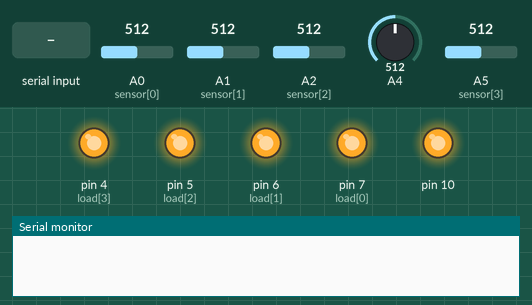
Bench run of a sketch on a simulated Arduino Uno, built with avr-gcc and run on an emulated ATmega328P. Shown: output pins drawn as LEDs (lit = HIGH), the last lines printed to the serial monitor. Inputs (shaded band) come from the test bench; at power-on: A0 (sensor[0]) = 512, A1 (sensor[1]) = 512, A2 (sensor[2]) = 512, A4 = 512, A5 (sensor[3]) = 512.

Above: at 1.2 s.
1.3 s: A0 (sensor[0]) set to 293
2.8 s: A0 (sensor[0]) set to 265
4.3 s: A0 (sensor[0]) set to 36
5.8 s: A0 (sensor[0]) set to 29
7.3 s: A0 (sensor[0]) set to 306
At 8.4 s:
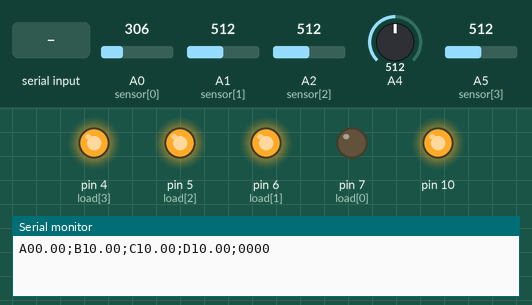
8.8 s: "P90\n" received over Serial
At 12.4 s:
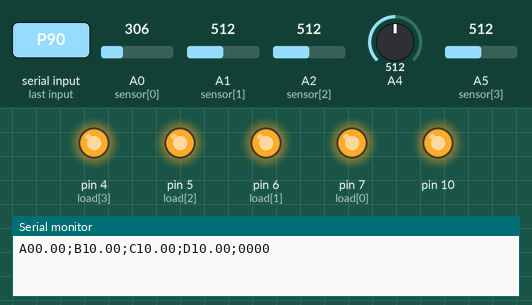
Timing chart, 0 to 12.8 s (numbered marks = the images above; inputs shaded):
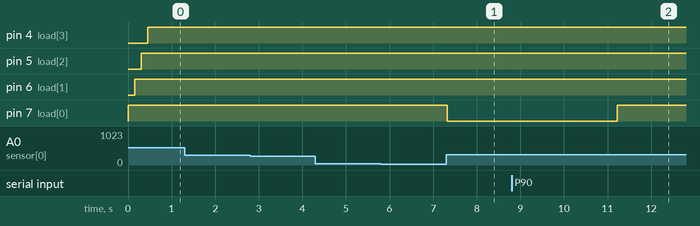

The sketch:

hiscs.ino
```cpp
#include <SPI.h>

int mVperAmp = 100;

double Voltage = 0;
double VRMS = 0;
double Current = 0;
double av_current = 4 ;
double new_maxcurrent = 4 ;
int load[4] = {7,6,5,4} ;
int priority[4] = {0,1,2,3};
int state[4] = {1,1,1,1};
const int sensor[] = {A0,A1,A2,A5};

char data = 0;
byte oled_data;
unsigned long start_time[4] = {0, 0, 0, 0};
unsigned long schedule_time[4] = {0, 0, 0, 0};
int schedule_state[4] = {1, 1, 1, 1};
int schedule_enabled[4] = {0, 0, 0, 0};

int table[24] = {1234,1243,1324,1342,1423,1432,2134,2143,2314,2341,2413,2431,3124,3142,3214,3241,3412,3421,4123,4132,4213,4231,4312,4321};

void setup(){
 Serial.begin(9600);


 digitalWrite(SS, HIGH); // disable Slave Select
 SPI.begin ();
 SPI.setClockDivider(SPI_CLOCK_DIV8);//divide the clock by 8

 pinMode(4, OUTPUT);
 pinMode(5, OUTPUT);
 pinMode(6, OUTPUT);
 pinMode(7, OUTPUT);
}

void send_data(byte Mastersend)
{
   byte Masterget ;
   digitalWrite(SS, LOW); // enable Slave Select
   Masterget = SPI.transfer(Mastersend);
   digitalWrite(SS, HIGH); // disable Slave Select
   delay(1000);
}

byte findindex()
{
  int num, index = 0;
  num = ((priority[0]+1) * 1000) + ((priority[1]+1) * 100) + ((priority[2]+1) * 10) + priority[3]+1 ;
  for(int count = 0; count < 24; count++)
  {
    if(table[count] == num)
    {
      index = count ;
    }
  }
  return byte(index) ;
}


void set_schedule(int con, int con_state, unsigned long con_time)
{
  start_time[con] = millis() / 1000;
  schedule_state[con] = con_state;
  schedule_time[con] = con_time;
  schedule_enabled[con] = 1;
}

void cancelAllSchedules()
{
  for (int m = 0; m < 4; m++) {
    schedule_enabled[m] = 0;
  }
  sendData();
}

void switchLoad(int loadIndex, bool s)
{
  digitalWrite(load[loadIndex], s ? HIGH : LOW);
  state[loadIndex] = s ? 1 : 0;
}

void reInit()
{
  for(int w = 0; w < 4; w++)
  {
    state[w] = 1;
  }
}

void loop()
{
  av_current = new_maxcurrent ;

  // Priority Evaluation
  int j;
  for(j = 0; j < 4; j++)
  {
    if(state[priority[j]])
    {
      switchLoad(priority[j], true);
      delay(50);
      Current = getCurrent(priority[j]);

      if(Current <= av_current)
      {
        av_current -= Current;
      }
      else
      {
        switchLoad(priority[j], false);
        sendData();
      }
    }
  }

  // Schedule Execution
  for(int c = 0 ; c < 4 ; c++)
  {
    if (!schedule_enabled[c]) continue;
    if(millis() < 2000) continue;

    if((schedule_time[c] + start_time[c]) <= millis() / 1000 ) // PHONE TUL HOO!!!!!!!!!!!!!!!!!!!
    {
        switchLoad(c, schedule_state[c] == 1);
        schedule_enabled[c] = 0;
        sendData();
        //Serial.println("gov haa");
        // Serial.println(c);
    }
  }
  // -- Schedule Execution


 // Serial.println(send_string);
  if(Serial.available() > 0)
  {
    String value = Serial.readString();
    char command = value.charAt(0);
    switch (command) {
      case 'P':
        for (int r = 1; r < 5; r++) {
          priority[r-1] = int(value.charAt(r) - '0');
        }

        oled_data = findindex();
        send_data(oled_data);
        reInit();
        break;
      case 'X':
        sendData();
        break;
      case 'Z':
        cancelAllSchedules();
        break;
      case 'T':
        {
          char load_sel = value.charAt(1);
          int load_st = int(value.charAt(2) - '0');
          int q = int(value.charAt(3) - '0');
          int w = int(value.charAt(4) - '0');
          int e = int(value.charAt(5) - '0');
          int r = int(value.charAt(6) - '0');
          int t = int(value.charAt(7) - '0');
          unsigned long seconds = (q * 10000) + (w * 1000) + (e * 100) + (r * 10) + t;
          set_schedule(int(load_sel - 'A'), load_st, seconds);
        }
        break;

      case 'S':
        {
          char load_select = value.charAt(1);
          char load_state = value.charAt(2);
          switch (load_select){
            case 'A':
            case 'B':
            case 'C':
            case 'D':
              switchLoad(int(load_select - 'A'), load_state == '1');
              break;
            case 'R':
               reInit();
               break;
            case 'I':
               send_data(50 + load_state - '0');
               break;
            case 'M':
              int tens = int(load_state - '0');
              int ones = int(value.charAt(3) - '0');
              int dec1 = int(value.charAt(4) - '0');
              int dec2 = int(value.charAt(5) - '0');
              new_maxcurrent = tens * 10  + ones  + dec1 * 0.1 + dec2 * 0.01;
              reInit();
              break;
          }

          sendData();
        }
        break;

    }


  }


}


void sendData()
{
  String scheduleStates = "";
  for (int z = 0; z < 4; z++)
  {
    scheduleStates += String(schedule_enabled[z]);
  }

  String send_string = String("") +
                       "A" + state[0] + getCurrent(0) + ";" +
                       "B" + state[1] + getCurrent(1) + ";" +
                       "C" + state[2] + getCurrent(2) + ";" +
                       "D" + state[3] + getCurrent(3) + ";" +
                       scheduleStates;

  Serial.println(send_string);
}

float getVPP(int sensor)
{
  float result;

  int readValue;             //value read from the sensor
  int maxValue = 0;          // store max value here
  int minValue = 1024;          // store min value here

   uint32_t start_time = millis();
   while((millis()-start_time) < 100)
   {
       readValue = analogRead(sensor);
       // see if you have a new maxValue
       if (readValue > maxValue)
       {
           /*record the maximum sensor value*/
           maxValue = readValue;
       }
       if (readValue < minValue)
       {
           /*record the maximum sensor value*/
           minValue = readValue;
       }
   }

   // Subtract min from max
   result = (((maxValue - minValue) * 5.0) / 1024.0) ;

   return result;
}

float getCurrent(int k)
{
  Voltage = getVPP(sensor[k]);
  VRMS = (Voltage/2.0) * 0.707;
  return (((VRMS * 1000) / mVperAmp));
}
```

Measured:
- after the input at 1.3 s, every drawn part: stays the same
- after the input at 2.8 s, every drawn part: stays the same
- after the input at 4.3 s, every drawn part: stays the same
- after the input at 5.8 s, every drawn part: stays the same
- after the input at 7.3 s, pin 7 (load[0]): HIGH → LOW at once
- after the input at 8.8 s, pin 7 (load[0]): LOW → HIGH after 2.4 s
